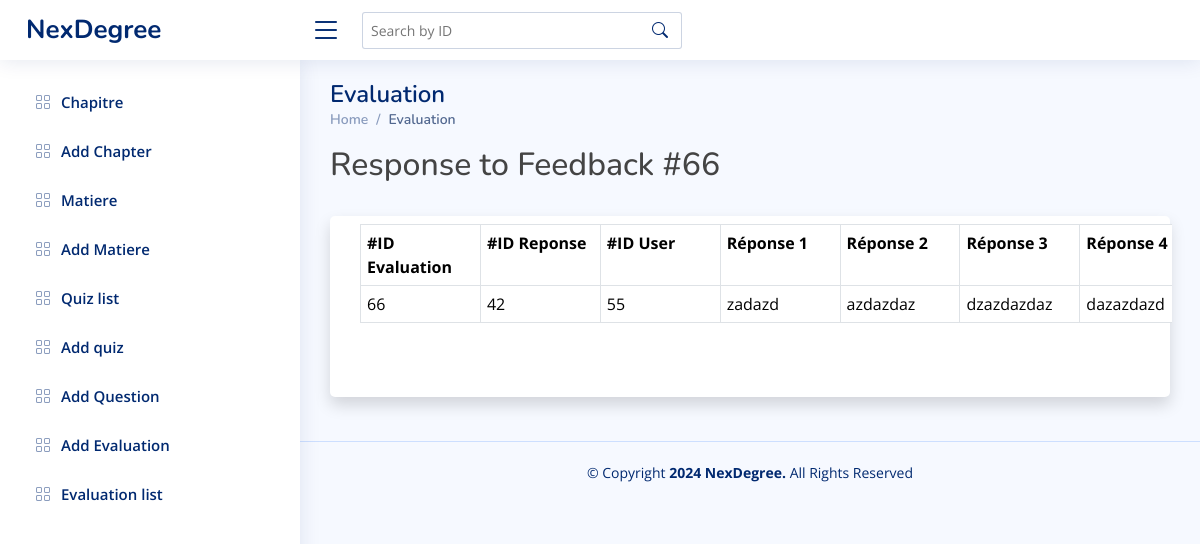
The app's page /View/BackOffice/ReponseList.php?id_evaluation=66 with its own data.
### tables this page shows
CREATE TABLE `reponse` (
  `idrep` int(11) NOT NULL,
  `id` int(11) NOT NULL,
  `iduser` int(11) NOT NULL,
  `rep1` text NOT NULL,
  `rep2` text NOT NULL,
  `rep3` text NOT NULL,
  `rep4` text NOT NULL,
  `rep5` text NOT NULL,
  `note` float NOT NULL DEFAULT 0,
  `remarque` text DEFAULT NULL,
  `statusnote` tinyint(1) DEFAULT 0,
  `status` varchar(20) DEFAULT NULL
);

### controller/EvaluationController.php (called while the page is built, shortened)
<?php
class EvaluationController {
    public function joinEvaluationResponse($id_evaluation) {
        $sql = "SELECT * FROM evaluation e
                JOIN reponse r on e.id = r.id
                WHERE e.id = :id";
        $db = config::getConnexion();
        $query = $db->prepare($sql);
        try{
            $query->bindValue('id', $id_evaluation);
            $query->execute();
            return $query->fetchAll();
        }catch (Exception $e){
            die($e->getMessage());
        }
    }
}
?>

### View/BackOffice/ReponseList.php (the view, shortened to what this page needs)
<?php
require_once "../../Controller/EvaluationController.php";
if (isset($_GET['id_evaluation'])) {
    $id_evaluation = $_GET['id_evaluation'];
    $evaluationController = new EvaluationController();
    $evaluations = $evaluationController->joinEvaluationResponse($id_evaluation);
} else
    header("Location:EvaluationList.php");
?>
<!DOCTYPE html>
<html lang="en">
<head>
    <link href="assets/vendor/bootstrap/css/bootstrap.min.css" rel="stylesheet" />
    <link href="assets/vendor/bootstrap-icons/bootstrap-icons.css" rel="stylesheet" />
    <link href="assets/vendor/boxicons/css/boxicons.min.css" rel="stylesheet" />
    <link href="assets/vendor/quill/quill.snow.css" rel="stylesheet" />
    <link href="assets/vendor/quill/quill.bubble.css" rel="stylesheet" />
    <link href="assets/vendor/remixicon/remixicon.css" rel="stylesheet" />
    <link href="assets/vendor/simple-datatables/style.css" rel="stylesheet" />
    <link href="assets/css/style.css" rel="stylesheet" />
</head>
<body id="page-top">
<header id="header" class="header fixed-top d-flex align-items-center">
    <div class="d-flex align-items-center justify-content-between">
        <a href="index.php" class="logo d-flex align-items-center">
            <span class="d-none d-lg-block">NexDegree</span>
        </a>
        <i class="bi bi-list toggle-sidebar-btn"></i>
        <div class="search-bar">
    <form class="search-form d-flex align-items-center" method="POST" action="">
        <input type="text" name="query" placeholder="Search by ID" title="Enter ID to search" />
        <button type="submit" title="Search">
            <i class="bi bi-search"></i>
        </button>
    </form>
</div>
    </div>
</header>
<div id="wrapper">
    <aside id="sidebar" class="sidebar">
        <ul class="sidebar-nav" id="sidebar-nav">
        <li class="nav-item">
        <a class="nav-link collapsed" href="index.php">
          <i class="bi bi-grid"></i>
          <span>Chapitre</span>
        </a>
      </li>
      <li class="nav-item">
        <a class="nav-link collapsed" href="addchapitre.php">
          <i class="bi bi-grid"></i>
          <span>Add Chapter</span>
        </a>
        </li>
        <li class="nav-item">
        <a class="nav-link collapsed" href="affichematiere.php">
          <i class="bi bi-grid"></i>
          <span>Matiere</span>
        </a>
        </li>
        <li class="nav-item">
        <a class="nav-link collapsed" href="addmatiere.php">
          <i class="bi bi-grid"></i>
          <span>Add Matiere</span>
        </a>
        </li>
        <li class="nav-item">
        <a class="nav-link collapsed" href="quizList.php">
          <i class="bi bi-grid"></i>
          <span>Quiz list</span>
        </a>
        </li>
        <li class="nav-item">
        <a class="nav-link collapsed" href="addquiz.php">
          <i class="bi bi-grid"></i>
          <span>Add quiz </span>
        </a>
        </li>
        <li class="nav-item">
        <a class="nav-link collapsed" href="addQuestion.php">
          <i class="bi bi-grid"></i>
          <span>Add Question </span>
        </a>
        </li>
        <li class="nav-item">
        <a class="nav-link collapsed" href="addEvaluation.php">
          <i class="bi bi-grid"></i>
          <span>Add Evaluation </span>
        </a>
        </li>
        <li class="nav-item">
        <a class="nav-link collapsed" href="EvaluationList.php">
          <i class="bi bi-grid"></i>
          <span>Evaluation list </span>
        </a>
        </li>
        </ul>
    </aside>
    <main id="main" class="main">
      <div class="pagetitle">
        <h1>Evaluation</h1>
        <nav>
          <ol class="breadcrumb">
            <li class="breadcrumb-item"><a href="index.php">Home</a></li>
            <li class="breadcrumb-item active">Evaluation</li>
          </ol>
        </nav>
      </div>
        <div id="content-wrapper" class="d-flex flex-column">
        <div class="d-sm-flex align-items-center justify-content-between mb-4">
        <h2 class="sidebar-nav">Response to Feedback #<?php echo $id_evaluation; ?></h2>
        </div>
                    <div class="row" style="margin-top: 8px;">
                        <div class="col-xl-12 col-md-6 mb-4">
                            <div class="card border-left-primary shadow h-100 py-2">
                                <div class="card-body">
                                    <div class="row no-gutters align-items-center">
                                        <div class="table-responsive">
                                        <table class="table table-bordered" id="reponseTable" >
                                            <tr>
                                                <th> #ID Evaluation </th>
                                                <th> #ID Reponse </th>
                                                <th> #ID User </th>
                                                <th> Réponse 1 </th>
                                                <th> Réponse 2 </th>
                                                <th> Réponse 3 </th>
                                                <th> Réponse 4 </th>
                                            </tr>
                                            <?php
                                            foreach($evaluations as $eval){
                                            ?>
                                            <tr>
                                                <td><?php echo $eval['id'] ?></td>
                                                <td><?php echo $eval['idrep'] ?></td>
                                                <td><?php echo $eval['iduser'] ?></td>
                                                <td><?php echo $eval['rep1'] ?></td>
                                                <td><?php echo $eval['rep2'] ?></td>
                                                <td><?php echo $eval['rep3'] ?></td>
                                                <td><?php echo $eval['rep4'] ?></td>
                                                <?php
                                                }
                                                ?>
                                        </table>
                                    </div>
                                </div>
                            </div>
                        </div>
                    </div>
                </div>
            </div>
        </div>
        <footer id="footer" class="footer">
            <div class="copyright">
                &copy; Copyright <strong><span>2024 NexDegree.</span></strong> All Rights Reserved
            </div>
        </footer>
</body>
</html>

### View/BackOffice/assets/css/style.css (style rules this page uses)
:root { scroll-behavior: smooth; }
body { font-family: "Open Sans", sans-serif; background: #f6f9ff; color: #444444; }
a { color: #4154f1; text-decoration: none; }
h1, h2, h3, h4, h5, h6 { font-family: "Nunito", sans-serif; }
#main { margin-top: 60px; padding: 20px 30px; transition: all 0.3s; }
.pagetitle { margin-bottom: 10px; }
.pagetitle h1 { font-size: 24px; margin-bottom: 0; font-weight: 600; color: #012970; }
.card { margin-bottom: 30px; border: none; border-radius: 5px; box-shadow: 0px 0 30px rgba(1, 41, 112, 0.1); }
.card-body { padding: 0 20px 20px 20px; }
.breadcrumb { font-size: 14px; font-family: "Nunito", sans-serif; color: #899bbd; font-weight: 600; }
.breadcrumb a { color: #899bbd; transition: 0.3s; }
.breadcrumb .breadcrumb-item::before { color: #899bbd; }
.breadcrumb .active { color: #51678f; font-weight: 600; }
.logo { line-height: 1; }
@media (min-width: 1200px) { .logo { width: 280px; } }
.logo span { font-size: 26px; font-weight: 700; color: #012970; font-family: "Nunito", sans-serif; }
.header { transition: all 0.5s; z-index: 997; height: 60px; box-shadow: 0px 2px 20px rgba(1, 41, 112, 0.1); background-color: #fff; padding-left: 20px; }
.header .toggle-sidebar-btn { font-size: 32px; padding-left: 10px; cursor: pointer; color: #012970; }
.header .search-bar { min-width: 360px; padding: 0 20px; }
.header .search-form { width: 100%; }
.header .search-form input { border: 0; font-size: 14px; color: #012970; border: 1px solid rgba(1, 41, 112, 0.2); padding: 7px 38px 7px 8px; border-radius: 3px; transition: 0.3s; width: 100%; }
.header .search-form button { border: 0; padding: 0; margin-left: -30px; background: none; }
.header .search-form button i { color: #012970; }
.sidebar { position: fixed; top: 60px; left: 0; bottom: 0; width: 300px; z-index: 996; transition: all 0.3s; padding: 20px; overflow-y: auto; scrollbar-width: thin; scrollbar-color: #aab7cf transparent; box-shadow: 0px 0px 20px rgba(1, 41, 112, 0.1); background-color: #fff; }
@media (min-width: 1200px) { #main, #footer { margin-left: 300px; } }
.sidebar-nav { padding: 0; margin: 0; list-style: none; }
.sidebar-nav li { padding: 0; margin: 0; list-style: none; }
.sidebar-nav .nav-item { margin-bottom: 5px; }
.sidebar-nav .nav-link { display: flex; align-items: center; font-size: 15px; font-weight: 600; color: #4154f1; transition: 0.3; background: #f6f9ff; padding: 10px 15px; border-radius: 4px; }
.sidebar-nav .nav-link i { font-size: 16px; margin-right: 10px; color: #4154f1; }
.sidebar-nav .nav-link.collapsed { color: #012970; background: #fff; }
.sidebar-nav .nav-link.collapsed i { color: #899bbd; }
.footer { padding: 20px 0; font-size: 14px; transition: all 0.3s; border-top: 1px solid #cddfff; }
.footer .copyright { text-align: center; color: #012970; }

### View/BackOffice/ReponseList.php (style rules this page uses)
.table { width: 150%; table-layout: fixed; }
.table th, .table td { word-wrap: break-word; text-overflow: ellipsis; padding: 6px; }
.table td:nth-child(1), .table td:nth-child(2) { width: 80px; }
.table td:nth-child(6) { width: 120px; }
.table-responsive { margin-left: 10px; overflow-x: auto; }

### records on screen
reponse: id "66", idrep "42", iduser "55", rep1 "zadazd", rep2 "azdazdaz", rep3 "dzazdazdaz", rep4 "dazazdazd"

### other values on screen
$id_evaluation "66"
